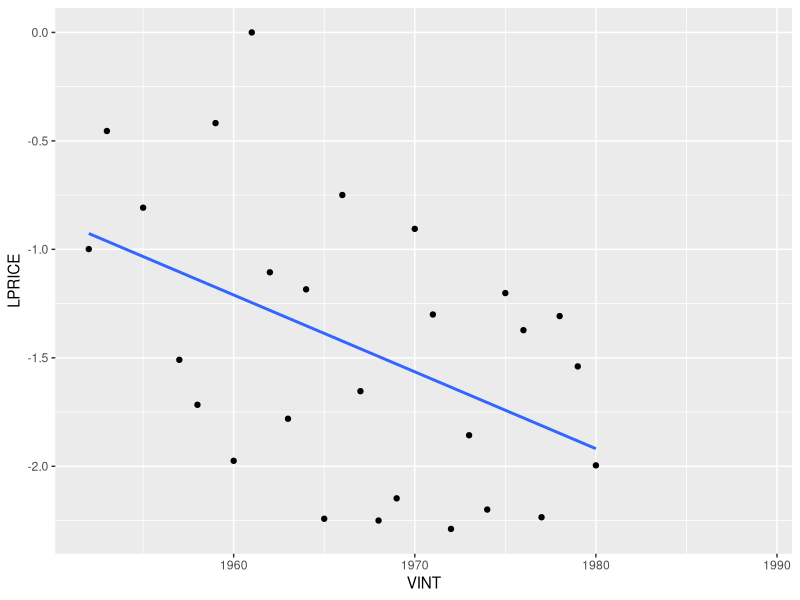
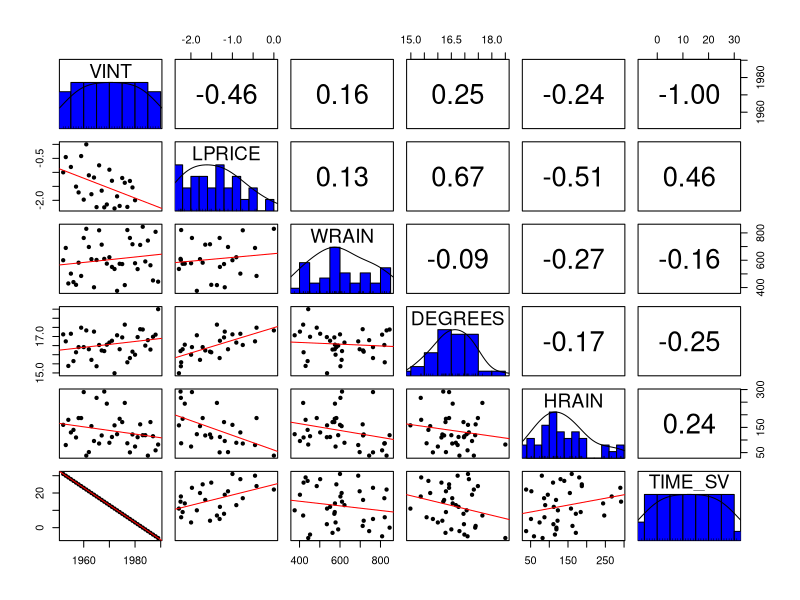
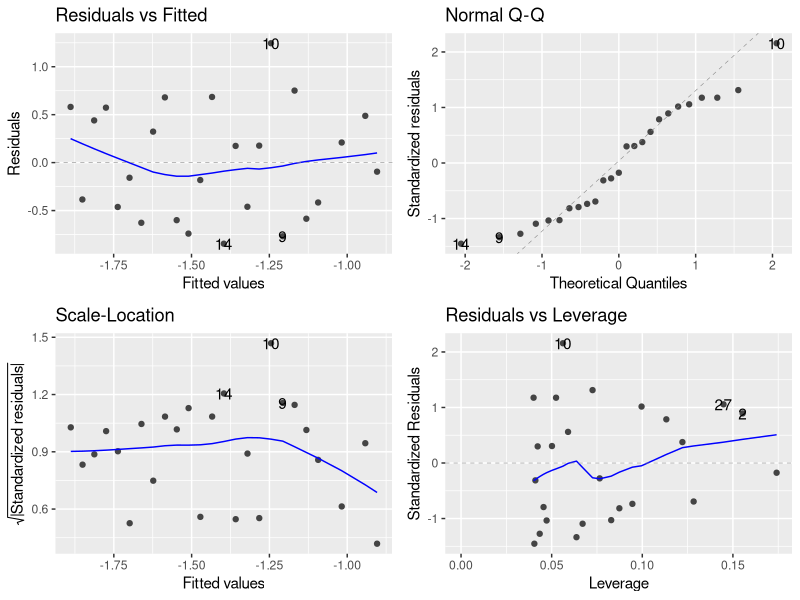
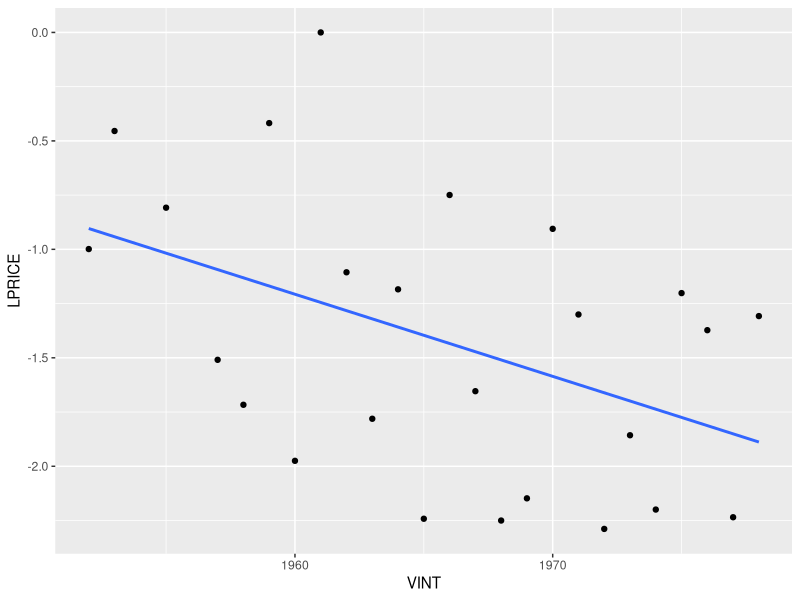
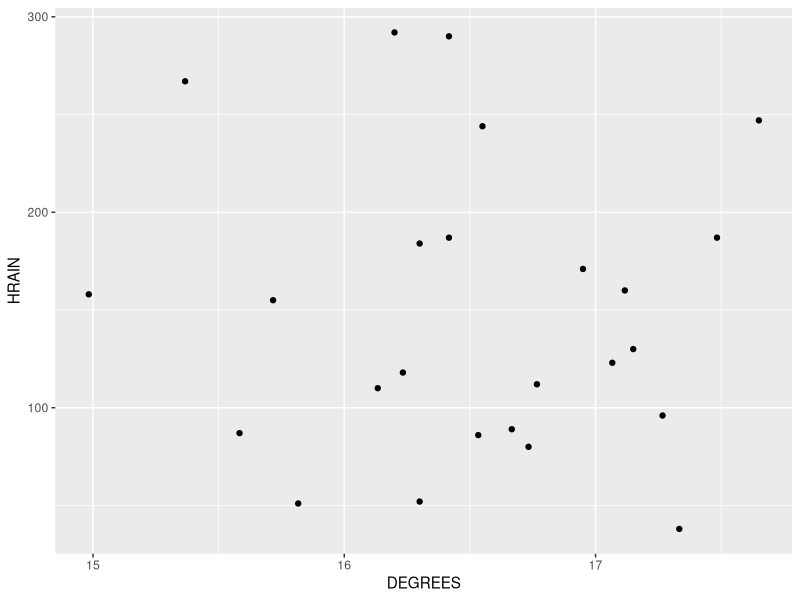
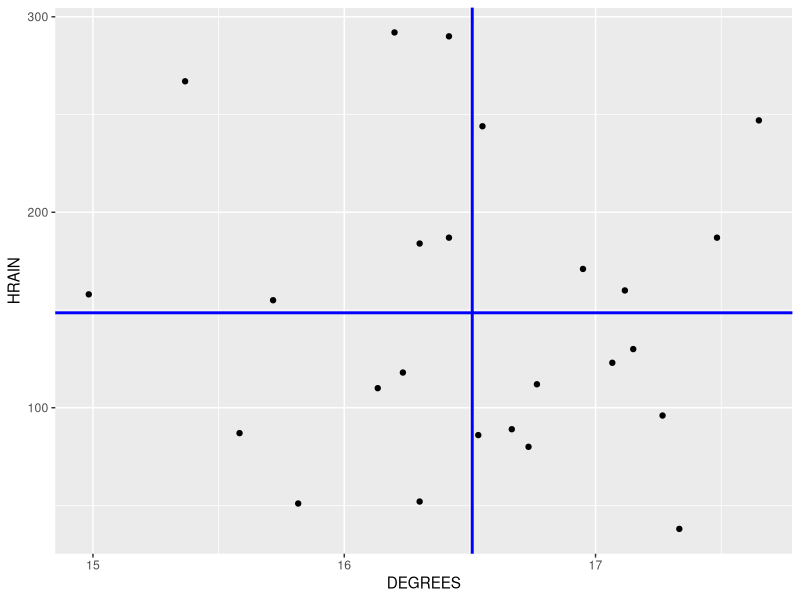
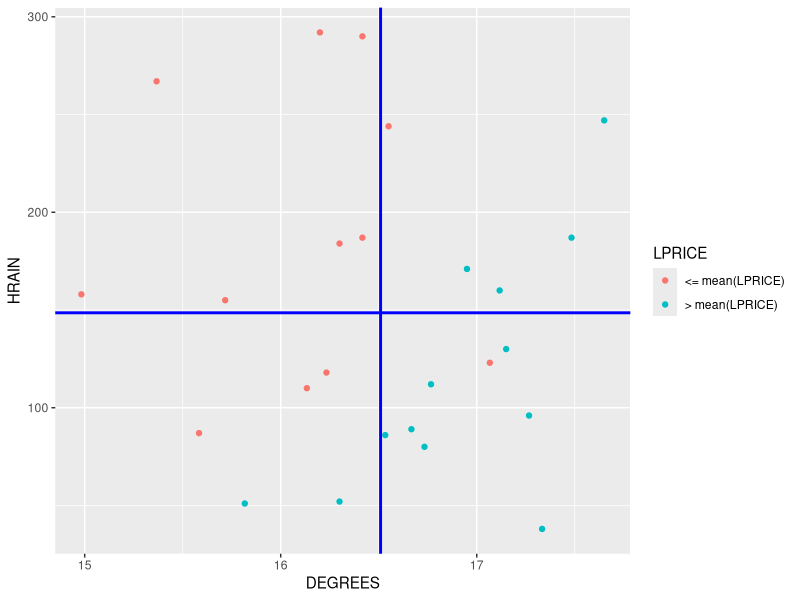
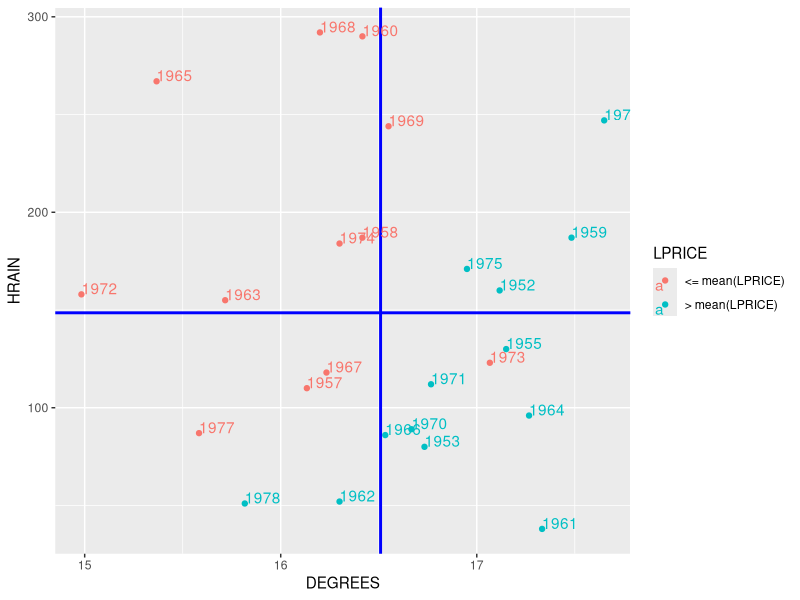

Here is the R script that generated these plots, in order:
## ---- chunk 1
#install.packages("ggplot2")
#install.packages("GGally")
#install.packages("psych")
#install.packages("ggfortify")
library("ggplot2")
#library("GGally")
library("psych")
library("ggfortify")
## ---- chunk 2
wine <- read.csv("wine.csv")
str(wine)
summary(wine)
## ---- chunk 3
is.na(wine)
## ---- chunk 4
ggplot(wine, aes(VINT,LPRICE)) + geom_point(na.rm=T)+ geom_smooth(method="lm",na.rm = T,se=F)
pairs.panels(wine,ellipses = F, lm =T, breaks=10, hist.col="blue")
#ggpairs(wine) #uses GGally 
#pairs(wine)
## ---- chunk 5
winetrain <- subset(wine,wine$VINT <= 1978 & !is.na(wine$LPRICE))
winetrain
winetest <- subset(wine,wine$VINT > 1978)
winetest
## ---- chunk 6
?lm
model1  <- lm(LPRICE~VINT,data=winetrain)
model1
summary(model1)
autoplot(model1)
## ---- chunk 7
ggplot(winetrain, aes(VINT,LPRICE))+geom_point(na.rm=T)+ geom_smooth(method="lm",na.rm = T,se=F)
## ---- chunk 8
model1$residuals
sse1 <- sum(model1$residuals^2)
sst1 <- sum((winetrain$LPRICE-mean(winetrain$LPRICE))^2)
1 - sse1/sst1
summary(model1)
## ---- chunk 9
model2  <- lm(LPRICE~WRAIN,data=winetrain)
summary(model2)
## ---- chunk 10
model3  <- lm(LPRICE~HRAIN,data=winetrain)
summary(model3)
## ---- chunk 11
model4  <- lm(LPRICE~DEGREES,data=winetrain)
summary(model4)
## ---- chunk 12
ggplot(winetrain,aes(DEGREES,HRAIN))+geom_point()
ggplot(winetrain,aes(DEGREES,HRAIN))+geom_point()+geom_vline(xintercept=mean(winetrain$DEGREES),color="blue",lwd=1) + geom_hline(yintercept=mean(winetrain$HRAIN),color="blue",lwd=1)

br<-mean(winetrain$LPRICE)

ggplot(winetrain,aes(DEGREES,HRAIN,color=cut(LPRICE,c(-Inf,-1.42,Inf))))+geom_point(na.rm=T) + scale_color_discrete(name = "LPRICE", labels = c("<= mean(LPRICE)", "> mean(LPRICE)"))+geom_vline(xintercept=mean(winetrain$DEGREES),color="blue",lwd=1) + geom_hline(yintercept=mean(winetrain$HRAIN),color="blue",lwd=1)

ggplot(winetrain,aes(DEGREES,HRAIN,color=cut(LPRICE,c(-Inf,-1.42,Inf)),label=VINT))+geom_point(na.rm=T) + scale_color_discrete(name = "LPRICE", labels = c("<= mean(LPRICE)", "> mean(LPRICE)"))+geom_vline(xintercept=mean(winetrain$DEGREES),color="blue",lwd=1) + geom_hline(yintercept=mean(winetrain$HRAIN),color="blue",lwd=1) + geom_text(aes(label=VINT),hjust=0, vjust=0)
#plot(winetrain$DEGREES,winetrain$HRAIN,col=ifelse(winetrain$LPRICE>=mean(winetrain$LPRICE),"red","black"))


ggplot(winetrain,aes(DEGREES,HRAIN,color=cut(LPRICE,c(-Inf,-1.42,Inf)),label=VINT))+geom_point(na.rm=T) + scale_color_discrete(name = "Above average price", labels = c("No", "Yes"))+geom_vline(xintercept=mean(winetrain$DEGREES),color="blue",lwd=1) + geom_hline(yintercept=mean(winetrain$HRAIN),color="blue",lwd=1) + geom_text(aes(label=VINT),hjust=0, vjust=0) + xlab("Average growing season temperature") + ylab("Harvest rain")
ggsave("HrainTemp.png", width = 10, height = 7)
## ---- chunk 13
model5  <- lm(LPRICE~DEGREES+HRAIN,data=winetrain)
summary(model5)
## ---- chunk 14
model6  <- lm(LPRICE~.,data=winetrain)
summary(model6)
cor(winetrain)
## ---- chunk 15
model7  <- lm(LPRICE~VINT+WRAIN+DEGREES+HRAIN,data=winetrain)
summary(model7)
autoplot(model7)
## ---- chunk 16
model7a <- lm(LPRICE~WRAIN+DEGREES+HRAIN,data=winetrain)
summary(model7a)
## ---- chunk 17
model4$coefficients
model4$residuals
confint(model4)
confint(model4,level=0.99)
## ---- chunk 18
str(winetest)
wineprediction7 <- predict(model7,newdata=winetest)
wineprediction7
cbind(c(1979,1980),wine$LPRICE[28:29],wineprediction7[1:2])
exp(cbind(wine$LPRICE[28:29],wineprediction7[1:2]))
## ---- chunk 19
sse7 <- sum((wineprediction7[1:2]-winetest$LPRICE[1:2])^2)
sst <-sum((winetest$LPRICE[1:2]-mean(winetrain$LPRICE))^2)
1 - sse7/sst
wineprediction4 <- predict(model4,newdata=winetest)
sse4 <- sum((wineprediction4[1:2]-winetest$LPRICE[1:2])^2)
1-sse4/sst
wineprediction5 <- predict(model5,newdata=winetest)
sse5 <- sum((wineprediction5[1:2]-winetest$LPRICE[1:2])^2)
1-sse5/sst
## ---- chunk 20
ggplot(wine,aes(LPRICE))+geom_histogram(bins=8,na.rm=T)
ggplot(wine,aes(exp(LPRICE)))+geom_histogram(bins=8,na.rm=T)
#hist(wine$LPRICE)
#hist(exp(wine$LPRICE))
